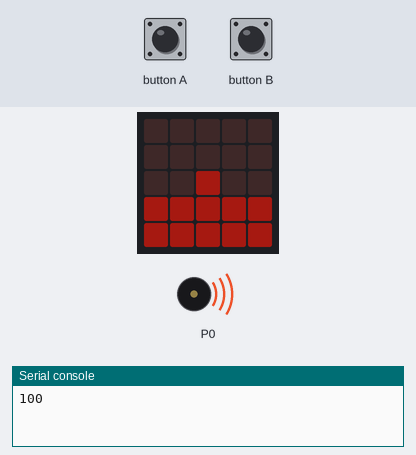
This program was run on a simulated BBC micro:bit (MakeCode). Shown: the board's 5×5 LED display, buzzer (waves = sounding), the last lines printed to the serial console. The test bench sets the inputs (shaded band). Dim RGB values are drawn brighter than linear.

Above: at 1.56 s.
1.9 s: button A pressed for 0.15 s
At 2.58 s:
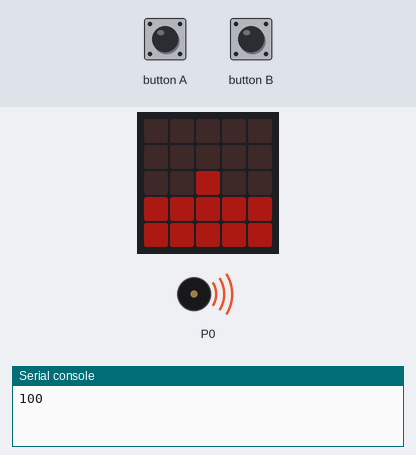
2.6 s: button A pressed for 0.15 s
3.3 s: button B pressed 5 times (0.12 s each, 0.3 s apart)
At 5.4 s:
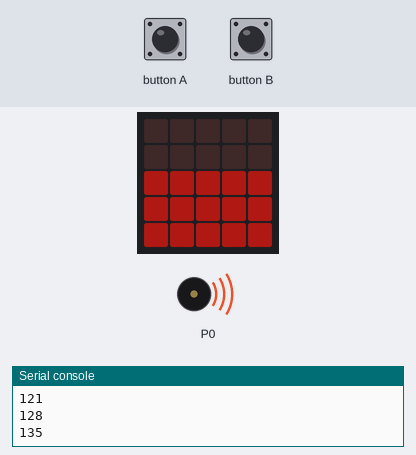
6.3 s: button B pressed 2 times (0.12 s each, 0.3 s apart)
At 7.4 s:
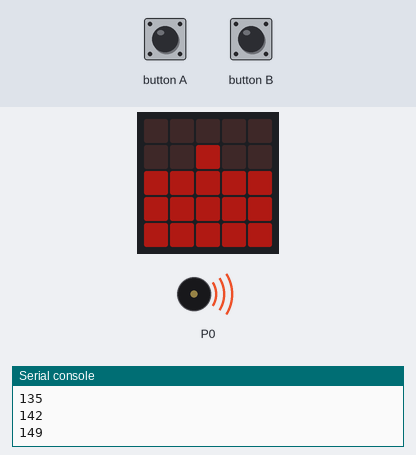
Timing chart, 0 to 10.0 s (numbered marks = the images above; inputs shaded):
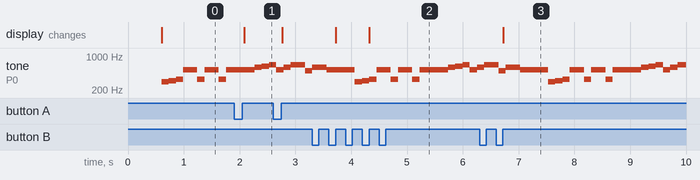

The program:

main.ts
```typescript
input.onButtonPressed(Button.A, function () {
    Stepsize += 1
    if (Stepsize >= 31) {
        Stepsize = 1
    }
    Stepchanged = 1
})
input.onButtonPressed(Button.B, function () {
    Volume += Stepsize
    if (Volume >= 255) {
        Volume = 0
    }
    music.setVolume(Volume)
    Volchanged = 1
})
let Volchanged = 0
let Stepchanged = 0
let Volume = 0
let Stepsize = 0
Stepsize = 5
Volume = 100
music.setVolume(Volume)
Stepchanged = 1
Volchanged = 1
basic.showIcon(IconNames.Yes)
music.startMelody(music.builtInMelody(Melodies.Entertainer), MelodyOptions.ForeverInBackground)
basic.forever(function () {
    if (Stepchanged >= 1) {
        led.setBrightness(8 * Stepsize)
        Stepchanged = 0
    }
    if (Volchanged >= 1) {
        led.plotBarGraph(
        Volume,
        255
        )
        Volchanged = 0
    }
})
```

test.ts
```typescript
// test ender her, dette bliver ikke kompileret, når denne pakke bruges som en udvidelse.
```

Measured:
- after the input at 1.9 s, the display: changes after 0.18 s (image 1)
- after the input at 3.3 s, the display: first changes after 0.42 s (image 2 shows a later state)
- after the input at 6.3 s, the display: changes after 0.43 s (image 3)
- by itself, tone on P0: plays 659 Hz for 0.26 s, 494 Hz for 0.13 s, 587 Hz for 0.26 s, 523 Hz for 0.51 s, 294 Hz for 0.13 s, 311 Hz for 0.13 s … (18 notes in this stretch)
